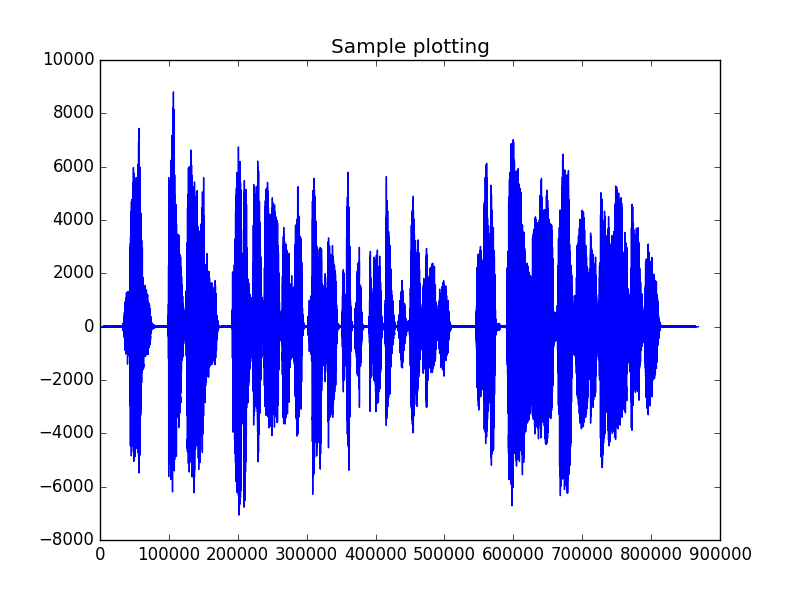

Write Python code to recreate this figure.
import sys
import math
import wave
import numpy as np
import matplotlib
import matplotlib.pyplot as plt
import scipy.io.wavfile as sciwav
### Input section

#getting the wave_read object
raw=wave.open(sys.argv[1],'r')
nchannels,sampwidth,sampling_rate,total_frames,comptype,compname=raw.getparams()
sampling_rate,data=sciwav.read(sys.argv[1])
print "The size of the raw data: ",data.shape
if nchannels==1:
    signal=data
else:
    signal=data[:,0] #taking one of the channels.
# signal=raw.readframes(-1)

###TEST REGION
# output=wave.open('briantest.wav','w')
# output.setnchannels(1)
# output.setsampwidth(2)
# output.setframerate(44100)
# output.writeframes(signal)
#Converting from string to integers. Required if we use wave library
# signal=np.fromstring(signal,'Int16')
# print signal.shape
#raw has the wave_read object and signal is the numpy array for values

### Plotting the signal, using numpy array
plt.title('Sample plotting')
plt.plot(signal)
plt.savefig('beginner.png')
plt.close()

### Section for calculations, like FFT and MFCC

#some definitions
duration=2.5e-2 #25ms is defined to be the duration for FFT
shift_interval=1e-2 #10ms is defined to be the shift interval, for the windows.
samples=int(sampling_rate*duration) #These are the number of array entries that we'll use to find the FFT
skip_entries=int(sampling_rate*shift_interval) #These entries are going to be skipped.


#number of rows is essentially the dim of FFT space
#number of columns is the number of frames that are going to be captured.
nfft=int(pow(2,int(math.log(samples,2))+1)) #These are the number of space points in FFT
#FFT is symmetric about Space points by 2, because of "2" factor that comes in the FFT formula.
columns=int(math.ceil(total_frames/skip_entries))
fft_matrix=np.empty([nfft,columns],dtype=np.complex_) #defining the numpy object of required dim


print "The sampling rate: ",sampling_rate
print "Number of data points in a frame: ",samples #displaying how many data points we are going to take
print "Total data points: ",total_frames #This denotes the number of total data collected, ie all the pressure variations recorded.
print "Number of frames required: ",columns


for iterator in range(0,columns):
    vector_for_fft=signal[iterator*skip_entries:min(total_frames,samples+skip_entries*iterator)]
    hammer_size=vector_for_fft.shape[0]
    hamming_vector=np.hamming(hammer_size)
    hammed_vector=np.multiply(hamming_vector,vector_for_fft)
    fft_vector=np.fft.fft(hammed_vector,nfft)
    fft_matrix[:,iterator]=fft_vector

#Checking the matrix shape that we have
# print fft_matrix.shape 

#creating the vector for mapping column to time, in the original signal.
xlim=columns*duration/2
ylim=sampling_rate/2
xtics=np.linspace(0,xlim,columns)
ytics=np.linspace(0,ylim,int(nfft/2))
plt.clf() #clearing the previous plot
# ax=plt.gca()
# ax.set_xticklabels(xtics)
np.set_printoptions(precision=2)
plt.imshow(20*np.log10(abs(fft_matrix[0:int(nfft/2),:])),cmap="binary",aspect="auto",extent=[0,xlim,0,ylim]) #for complex values, abs returns the mag of the number
plt.title("Spectogram")
plt.xlabel("Time from Start")
plt.ylabel("Frequency [Hz]")
plt.colorbar()
# plt.show()
plt.savefig('spectrogram.png')
